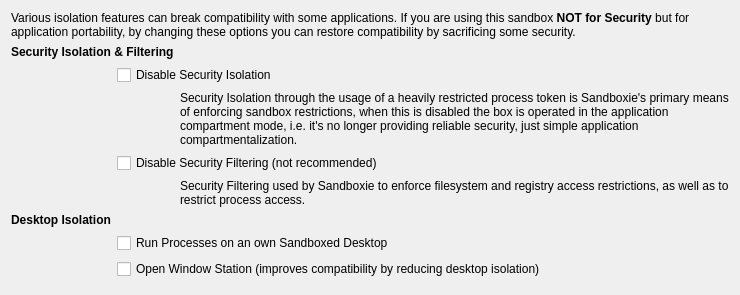
           <widget class="QWidget" name="tabIsolation">
            <attribute name="title">
             <string>Security Isolation</string>
            </attribute>
            <layout class="QGridLayout" name="gridLayout_39">
             <item row="0" column="0">
              <layout class="QGridLayout" name="gridLayout_38">
               <item row="7" column="1" colspan="2">
                <widget class="QCheckBox" name="chkSbieDesktop">
                 <property name="text">
                  <string>Run Processes on an own Sandboxed Desktop</string>
                 </property>
                </widget>
               </item>
               <item row="9" column="2">
                <spacer name="horizontalSpacer_8">
                 <property name="orientation">
                  <enum>Qt::Horizontal</enum>
                 </property>
                 <property name="sizeHint" stdset="0">
                  <size>
                   <width>40</width>
                   <height>5</height>
                  </size>
                 </property>
                </spacer>
               </item>
               <item row="1" column="0" colspan="2">
                <widget class="QLabel" name="lblIsolation">
                 <property name="font">
                  <font>
                   <bold>true</bold>
                   <kerning>true</kerning>
                  </font>
                 </property>
                 <property name="toolTip">
                  <string>Protect the sandbox integrity itself</string>
                 </property>
                 <property name="text">
                  <string>Security Isolation &amp; Filtering</string>
                 </property>
                </widget>
               </item>
               <item row="3" column="2">
                <widget class="QLabel" name="label_60">
                 <property name="text">
                  <string>Security Isolation through the usage of a heavily restricted process token is Sandboxie's primary means of enforcing sandbox restrictions, when this is disabled the box is operated in the application compartment mode, i.e. it's no longer providing reliable security, just simple application compartmentalization.</string>
                 </property>
                 <property name="wordWrap">
                  <bool>true</bool>
                 </property>
                </widget>
               </item>
               <item row="4" column="1" colspan="2">
                <widget class="QCheckBox" name="chkNoSecurityFiltering">
                 <property name="text">
                  <string>Disable Security Filtering (not recommended)</string>
                 </property>
                </widget>
               </item>
               <item row="2" column="1" colspan="2">
                <widget class="QCheckBox" name="chkNoSecurityIsolation">
                 <property name="text">
                  <string>Disable Security Isolation</string>
                 </property>
                </widget>
               </item>
               <item row="5" column="2">
                <widget class="QLabel" name="label_61">
                 <property name="text">
                  <string>Security Filtering used by Sandboxie to enforce filesystem and registry access restrictions, as well as to restrict process access.</string>
                 </property>
                 <property name="wordWrap">
                  <bool>true</bool>
                 </property>
                </widget>
               </item>
               <item row="9" column="1">
                <spacer name="verticalSpacer_25">
                 <property name="orientation">
                  <enum>Qt::Vertical</enum>
                 </property>
                 <property name="sizeHint" stdset="0">
                  <size>
                   <width>20</width>
                   <height>5</height>
                  </size>
                 </property>
                </spacer>
               </item>
               <item row="0" column="0" colspan="3">
                <widget class="QLabel" name="label_42">
                 <property name="text">
                  <string>Various isolation features can break compatibility with some applications. If you are using this sandbox &lt;b&gt;NOT for Security&lt;/b&gt; but for application portability, by changing these options you can restore compatibility by sacrificing some security.</string>
                 </property>
                 <property name="wordWrap">
                  <bool>true</bool>
                 </property>
                </widget>
               </item>
               <item row="6" column="0">
                <widget class="QLabel" name="lblDesktop">
                 <property name="font">
                  <font>
                   <bold>true</bold>
                   <kerning>true</kerning>
                  </font>
                 </property>
                 <property name="toolTip">
                  <string>Protect the sandbox integrity itself</string>
                 </property>
                 <property name="text">
                  <string>Desktop Isolation</string>
                 </property>
                </widget>
               </item>
               <item row="8" column="1" colspan="2">
                <widget class="QCheckBox" name="chkOpenWndStation">
                 <property name="text">
                  <string>Open Window Station (improves compatibility by reducing desktop isolation)</string>
                 </property>
                </widget>
               </item>
              </layout>
             </item>
            </layout>
           </widget>
